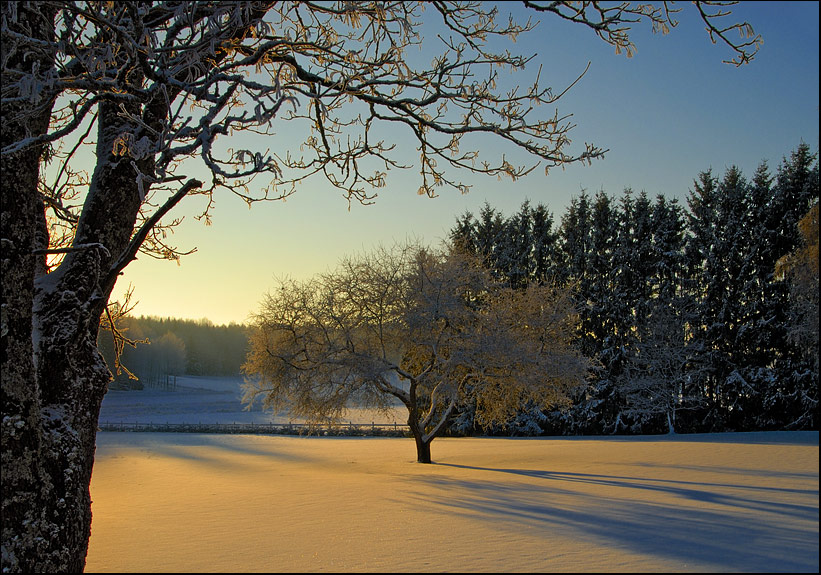
#> input picture a.jpg, 821 x 575 px
$ python test_retina.py
#> lines starting #> are read from the running program, lines starting #| are printed output that depends on the picture; long printed decimals are rounded
### retina.py
"""
This class transforms images in input for net
"""


# ------------ IMPORT ------------ #
from PIL import Image
import numpy as np


# ------------ RETINA ------------ #
class Retina:
    def __init__(self, dimensions):
        # PARAMETERS #
        self.layer_dimensions = dimensions  # width, high of input layer
        self.visual_inp = self.norm_image()

    def vision(self):
        """ Returns array with same dimensions of input layer.
        Values are normalised between 0-1. In spike mode input is
        converted in frequency """
        return self.visual_inp

    # def convert2period(self, inp):
    #     """ Converts input array in fire period for spiking neurons """
    #     period = 1 / (inp * self.max_freq)
    #     return period

    def norm_image(self, img='a.jpg'):
        """ Converts image in array with normalised values """
#> called with img = 'a.jpg'
        im = Image.open(img)
#> im is the input picture: PIL image 821x575 RGB; mean R, G, B 96.2, 94.7, 83.6
        im = im.convert('L')
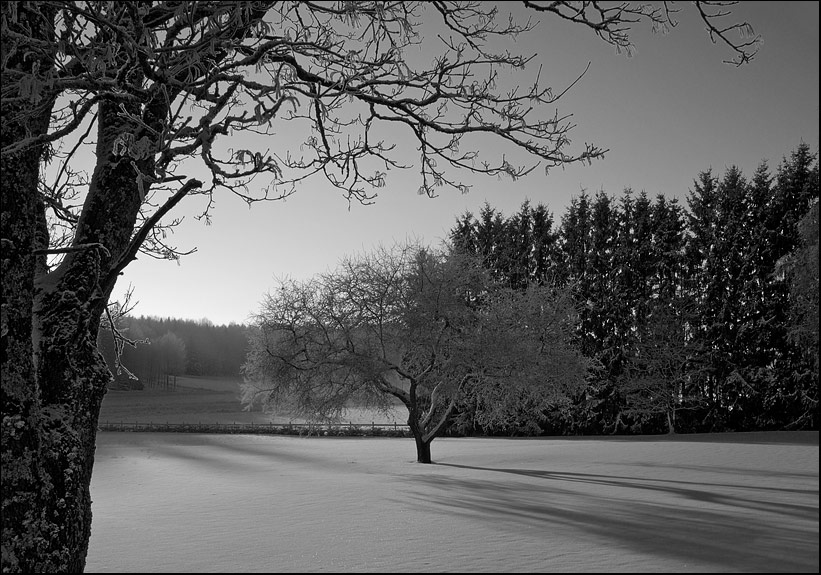
#> im: PIL image 821x575 L; min 0, max 255, mean 93.9
        im = im.resize(self.layer_dimensions)
        data = np.array(im, dtype=float)
#> data = [[111, 102], [106, 74]]
        data /= 255
#> data = [[0.435, 0.4], [0.416, 0.29]]
        return data

### test_retina.py
import retina

f = (1 / 60.) / 0.005
a = retina.Retina((2, 2))
b = a.vision()
#> b = [[0.435, 0.4], [0.416, 0.29]]
print(b)
#| [[0.4353 0.4       ]
#|  [0.4157 0.2902]]

$ run again, with b.jpg copied over a.jpg
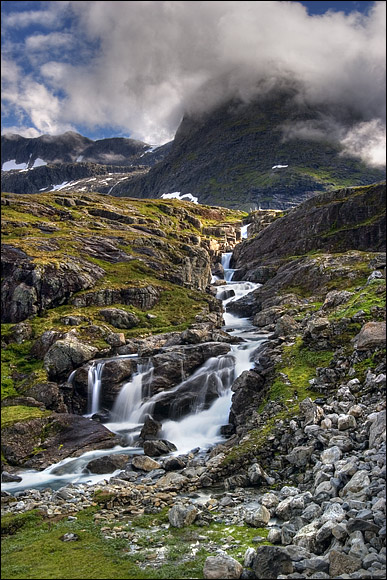
#> input picture b.jpg, 387 x 580 px
#> in norm_image, im is the input picture: PIL image 387x580 RGB; mean R, G, B 101.3, 100.3, 94.2
#> in norm_image, `im = im.convert('L')`:
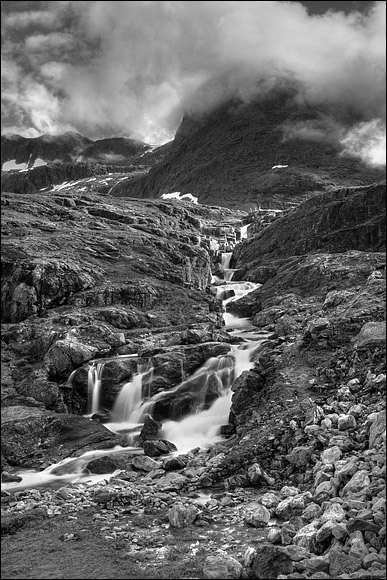
#> im: PIL image 387x580 L; min 0, max 255, mean 99.9
#> in norm_image, `data = np.array(im, dtype=float)`: data = [[109, 99], [91, 91]]
#> in norm_image, `data /= 255`: data = [[0.427, 0.388], [0.357, 0.357]]
#| [[0.4275 0.3882]
#|  [0.3569 0.3569]]

$ run again, with c.jpg copied over a.jpg
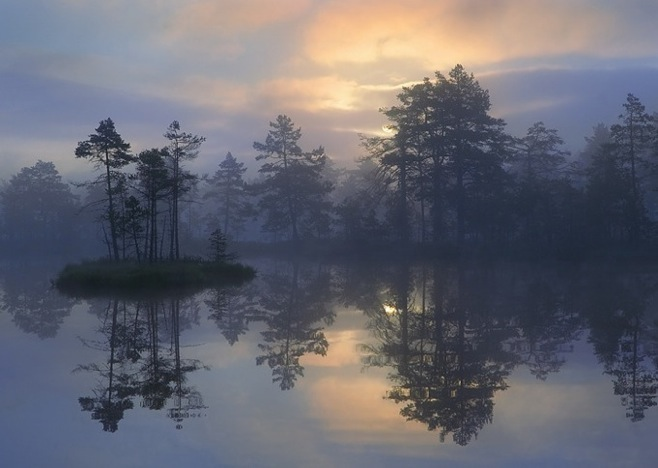
#> input picture c.jpg, 658 x 468 px
#> in norm_image, im is the input picture: PIL image 658x468 RGB; mean R, G, B 103, 103.3, 113.1
#> in norm_image, `im = im.convert('L')`:
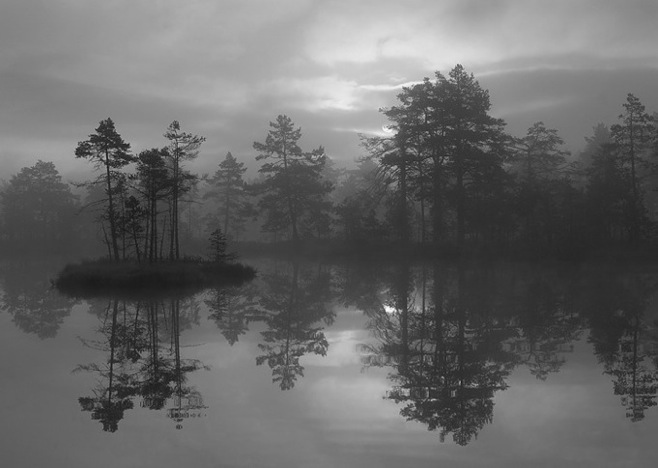
#> im: PIL image 658x468 L; min 20, max 252, mean 104.3
#> in norm_image, `data = np.array(im, dtype=float)`: data = [[124, 113], [87, 79]]
#> in norm_image, `data /= 255`: data = [[0.486, 0.443], [0.341, 0.31]]
#| [[0.4863 0.4431]
#|  [0.3412 0.3098]]
